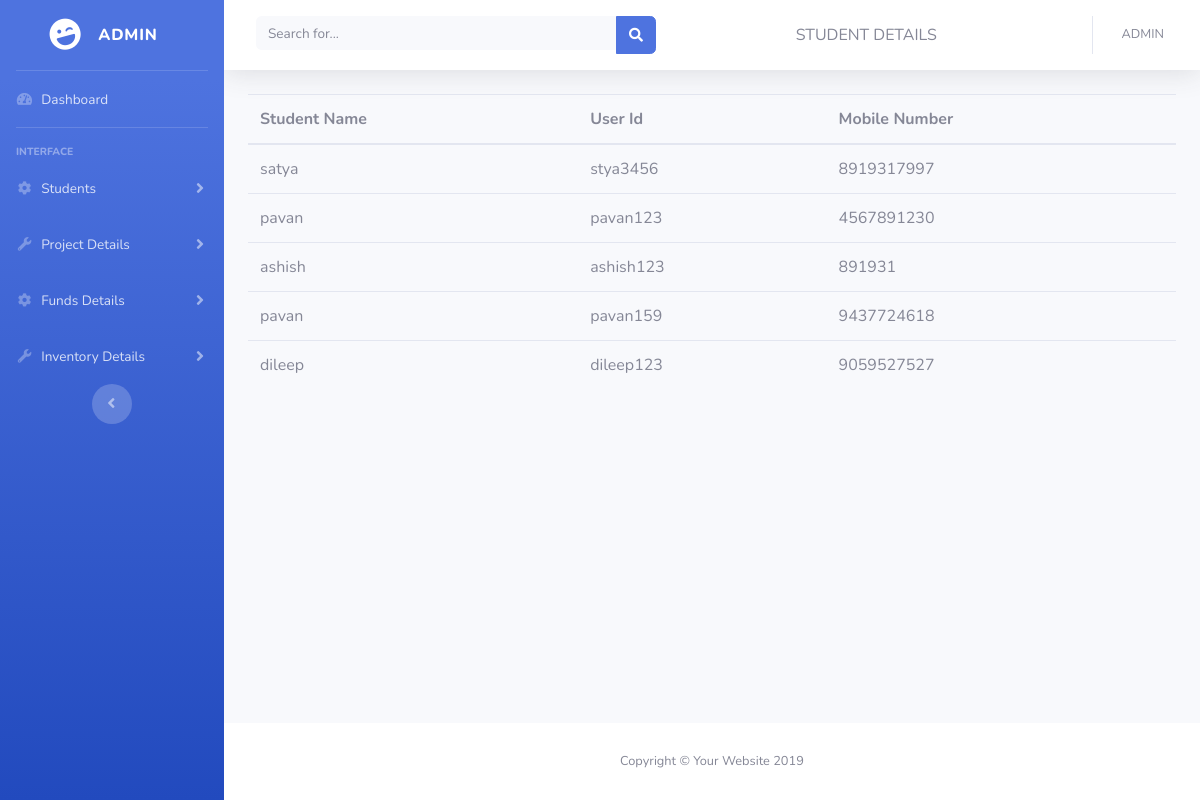
/student_det.php, run on the app's committed database.
### tables this page shows
CREATE TABLE IF NOT EXISTS `students` (
  `id` int(11) NOT NULL AUTO_INCREMENT,
  `username` varchar(100) NOT NULL,
  `userid` varchar(100) NOT NULL,
  `password` varchar(100) NOT NULL,
  `mobileno` varchar(11) NOT NULL,
  `cgpa` varchar(10) NOT NULL,
  PRIMARY KEY (`id`)
);

### student_det.php (the view, shortened to what this page needs)
<?php
  $db = mysqli_connect('localhost', 'root', '', 'udis');
  $sql  = "SELECT * FROM students";
  $res = mysqli_query($db,$sql);
?>
<!DOCTYPE html>
<html lang="en">
<head>
  <link href="vendor/fontawesome-free/css/all.min.css" rel="stylesheet" type="text/css">
  <link href="css/sb-admin-2.min.css" rel="stylesheet">
</head>
<body id="page-top">
  <div id="wrapper">
    <ul class="navbar-nav bg-gradient-primary sidebar sidebar-dark accordion" id="accordionSidebar">
      <a class="sidebar-brand d-flex align-items-center justify-content-center" href="index.php">
        <div class="sidebar-brand-icon rotate-n-15">
          <i class="fas fa-laugh-wink"></i>
        </div>
        <div class="sidebar-brand-text mx-3"> Admin </div>
      </a>
      <hr class="sidebar-divider my-0">
      <li class="nav-item">
        <a class="nav-link" href="#">
          <i class="fas fa-fw fa-tachometer-alt"></i>
          <span>Dashboard</span></a>
      </li>
      <hr class="sidebar-divider">
      <div class="sidebar-heading">
        Interface
      </div>
      <li class="nav-item">
        <a class="nav-link collapsed" href="#" data-toggle="collapse" data-target="#collapseTwo" aria-expanded="true" aria-controls="collapseTwo">
          <i class="fas fa-fw fa-cog"></i>
          <span>Students</span>
        </a>
      </li>
      <li class="nav-item">
        <a class="nav-link collapsed" href="#" data-toggle="collapse" data-target="#collapseUtilities" aria-expanded="true" aria-controls="collapseUtilities">
          <i class="fas fa-fw fa-wrench"></i>
          <span>Project Details</span>
        </a>
      </li>
      <li class="nav-item">
        <a class="nav-link collapsed" href="#" data-toggle="collapse" data-target="#collapseTwos" aria-expanded="true" aria-controls="collapseTwo">
          <i class="fas fa-fw fa-cog"></i>
          <span>Funds Details</span>
        </a>
      </li>
      <li class="nav-item">
        <a class="nav-link collapsed" href="#" data-toggle="collapse" data-target="#collapseUtiliti" aria-expanded="true" aria-controls="collapseUtilities">
          <i class="fas fa-fw fa-wrench"></i>
          <span>Inventory Details</span>
        </a>
      </li>
      <div class="text-center d-none d-md-inline">
        <button class="rounded-circle border-0" id="sidebarToggle"></button>
      </div>
    </ul>
    <div id="content-wrapper" class="d-flex flex-column">
      <div id="content">
        <nav class="navbar navbar-expand navbar-light bg-white topbar mb-4 static-top shadow">
          <form class="d-none d-sm-inline-block form-inline mr-auto ml-md-3 my-2 my-md-0 mw-100 navbar-search">
            <div class="input-group">
              <input type="text" class="form-control bg-light border-0 small" placeholder="Search for..." aria-label="Search" aria-describedby="basic-addon2">
              <div class="input-group-append">
                <button class="btn btn-primary" type="button">
                  <i class="fas fa-search fa-sm"></i>
                </button>
              </div>
            </div>
          </form>
          <header>STUDENT DETAILS</header>
          <ul class="navbar-nav ml-auto">
            <li class="nav-item dropdown no-arrow">
              <a class="nav-link dropdown-toggle" href="#" id="userDropdown" role="button" data-toggle="dropdown" aria-haspopup="true" aria-expanded="false">
                <span class="mr-2 d-none d-lg-inline text-gray-600 small">ADMIN</span>
              </a>
            </li>
          </ul>
        </nav>
        <div class="container-fluid">
 <div class = "table-responsive">
                    <table class = "table">
                      <thead><tr>
                        <th>Student Name </th>
                        <th>User Id</th>
                        <th>Mobile Number</th>
                      </tr></thead>
                      <tbody>
                        <?php
                        while($row = mysqli_fetch_array($res)){
                          echo '<tr>
          <td>'.$row['username'].'</td>
          <td>'.$row['userid'].'</td>
          <td>'.$row['mobileno'].'</td>
           </tr>';
                        }?>
                      </tbody>
                    </table>
                  </div>
        </div>
      </div>
      <footer class="sticky-footer bg-white">
        <div class="container my-auto">
          <div class="copyright text-center my-auto">
            <span>Copyright &copy; Your Website 2019</span>
          </div>
        </div>
      </footer>
    </div>
  </div>
</body>
</html>

### data on the page
students: username "satya", userid "stya3456", mobileno "8919317997"
students: username "pavan", userid "pavan123", mobileno "4567891230"
students: username "ashish", userid "ashish123", mobileno "891931"
students: username "pavan", userid "pavan159", mobileno "9437724618"
students: username "dileep", userid "dileep123", mobileno "9059527527"
